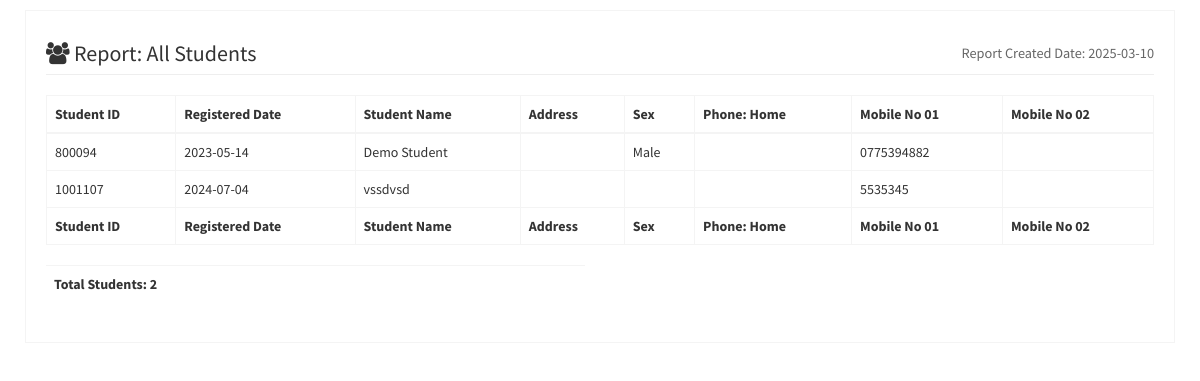
/admin/output/1repoAllStudents.php (signed in), run on the app's committed database.
### tables this page shows
CREATE TABLE `cp_students` (
  `stu_ID` int(11) NOT NULL,
  `stu_studentID` int(11) UNSIGNED NOT NULL,
  `stu_regdate` date NOT NULL,
  `stu_studentname` varchar(255) NOT NULL,
  `stu_address` varchar(255) DEFAULT NULL,
  `stu_sex` varchar(45) NOT NULL,
  `stu_bday` date DEFAULT '0000-00-00',
  `stu_con_home` varchar(255) DEFAULT NULL,
  `stu_con_mobile1` varchar(255) DEFAULT NULL,
  `stu_con_mobile2` varchar(255) DEFAULT NULL,
  `stu_email` varchar(255) DEFAULT NULL,
  `stu_notes` varchar(255) DEFAULT NULL,
  `stu_image_name` varchar(255) DEFAULT NULL,
  `stu_nic` varchar(45) DEFAULT NULL,
  `stu_school` varchar(255) DEFAULT NULL,
  `stu_accesskey` int(11) DEFAULT NULL,
  `stu_barcode` int(50) DEFAULT NULL
);

### admin/output/1repoAllStudents.php (the view, shortened to what this page needs)
<?php
if(isset($_SESSION['user_id']) && isset($_SESSION['user_name'])){
include_once '../php-includes/connect.inc.php';
$stmt_sel_Rows = $db->prepare("SELECT COUNT(stu_ID) FROM cp_students ");
$stmt_sel_Rows->bind_result($TotalRows);
$stmt_sel_Rows->execute();
$stmt_select_sp_user = $db->prepare("SELECT cp_users.id, cp_users.firstname, cp_users.lastname, cp_users.sp_id, cp_userpermission.permission_id, cp_userpermission.uid, cp_userpermission.OnOff  FROM `cp_users` INNER JOIN `cp_userpermission` ON cp_users.id = cp_userpermission.uid WHERE cp_userpermission.uid = {$_SESSION['user_id']} " );
$stmt_select_sp_user->bind_result($cp_users_id, $cp_users_firstname, $cp_users_lastname, $cp_users_sp_id, $cp_userpermission_permission_id, $cp_userpermission_uid, $cp_userpermission_OnOff);
 if($cp_users_sp_id == 1){
     $show = ceil($TotalRows / 2);
 } else {
     $show = $TotalRows;
 }
    $stmt = $db->prepare("SELECT stu_studentID, stu_regdate, stu_studentname, stu_address, stu_sex, stu_con_home, stu_con_mobile1, stu_con_mobile2, stu_email, stu_notes FROM `cp_students` ORDER BY stu_studentID ASC LIMIT $show");
    $stmt->bind_result($stu_studentID, $stu_regdate, $stu_studentname, $stu_address, $stu_sex, $stu_con_home, $stu_con_mobile1, $stu_con_mobile2, $stu_email, $stu_notes);
    $stmt->execute();
?>
<!DOCTYPE html>
<html>
  <head>
    <link rel="stylesheet" href="../bootstrap/css/bootstrap.min.css">
    <link rel="stylesheet" href="https://maxcdn.bootstrapcdn.com/font-awesome/4.4.0/css/font-awesome.min.css">
    <link rel="stylesheet" href="https://code.ionicframework.com/ionicons/2.0.1/css/ionicons.min.css">
    <link rel="stylesheet" href="../dist/css/AdminLTE.min.css">
  </head>
  <body onload="window.print();" >
    <div class="wrapper">
      <section class="invoice">
        <div class="row">
          <div class="col-xs-12">
            <h2 class="page-header">
              <i class="fa fa-users"></i> Report: All Students
              <small class="pull-right">Report Created Date: <?php echo date('Y-m-d'); ?></small>
            </h2>
          </div>
        </div>
        <div class="row">
          <div class="col-xs-12 table-responsive">
            <table id="vas_table" class="table table-hover table-bordered table-responsive">
                    <thead>
                      <tr>
                        <th>Student ID</th>
                        <th>Registered Date</th>
                        <th>Student Name</th>
                        <th>Address</th>
                        <th>Sex</th>
                        <th>Phone: Home</th>
                        <th>Mobile No 01</th>
                        <th>Mobile No 02</th>
                      </tr>
                    </thead>
                    <tbody>
                    <?php
                     while ($stmt->fetch()){
                    ?>
                      <tr>
                        <td><?php echo $stu_studentID; ?></td>
                        <td><?php echo $stu_regdate;  ?></td>
                        <td><?php echo $stu_studentname; ?></td>
                        <td><?php echo $stu_address; ?></td>
                        <td><?php echo $stu_sex; ?></td>
                        <td><?php echo $stu_con_home ?></td>
                        <td><?php echo $stu_con_mobile1;  ?></td>
                        <td><?php echo $stu_con_mobile2; ?></td>
                      </tr>
                   <?php
                     }
                   ?>
                   </tbody>
                     <tfoot>
                      <tr>
                        <th>Student ID</th>
                        <th>Registered Date</th>
                        <th>Student Name</th>
                        <th>Address</th>
                         <th>Sex</th>
                        <th>Phone: Home</th>
                        <th>Mobile No 01</th>
                        <th>Mobile No 02</th>
                      </tr>
                    </tfoot>
                  </table>
          </div>
        </div>
        <div class="row">
          <div class="col-xs-6">
            <div class="table-responsive">
              <table class="table">
                <tr>
              <?php
               $stmt1 = $db->prepare("SELECT COUNT(stu_studentID) FROM cp_students");
               $stmt1->bind_result($TotalStudents);
               $stmt1->execute();
               while ($stmt1->fetch()){
                    if($cp_users_sp_id == 1){
                        $ShowTotalStudents = ceil($TotalStudents / 2);
                    } else {
                        $ShowTotalStudents = $TotalStudents;
                    }
               }
            ?>
                    <th>Total Students: <?php echo $ShowTotalStudents; ?></th>
                </tr>
              </table>
            </div>
          </div>
        </div>
      </section>
    </div>
  </body>
</html>
<?php
} else {
    header('Location: ../login.php');
}
?>

### data on the page
cp_students: stu_studentID "800094", stu_regdate "2023-05-14", stu_studentname "Demo Student", stu_sex "Male", stu_con_mobile1 "0775394882"
cp_students: stu_studentID "1001107", stu_regdate "2024-07-04", stu_studentname "vssdvsd", stu_con_mobile1 "5535345"

### other printed values
$ShowTotalStudents "2"
